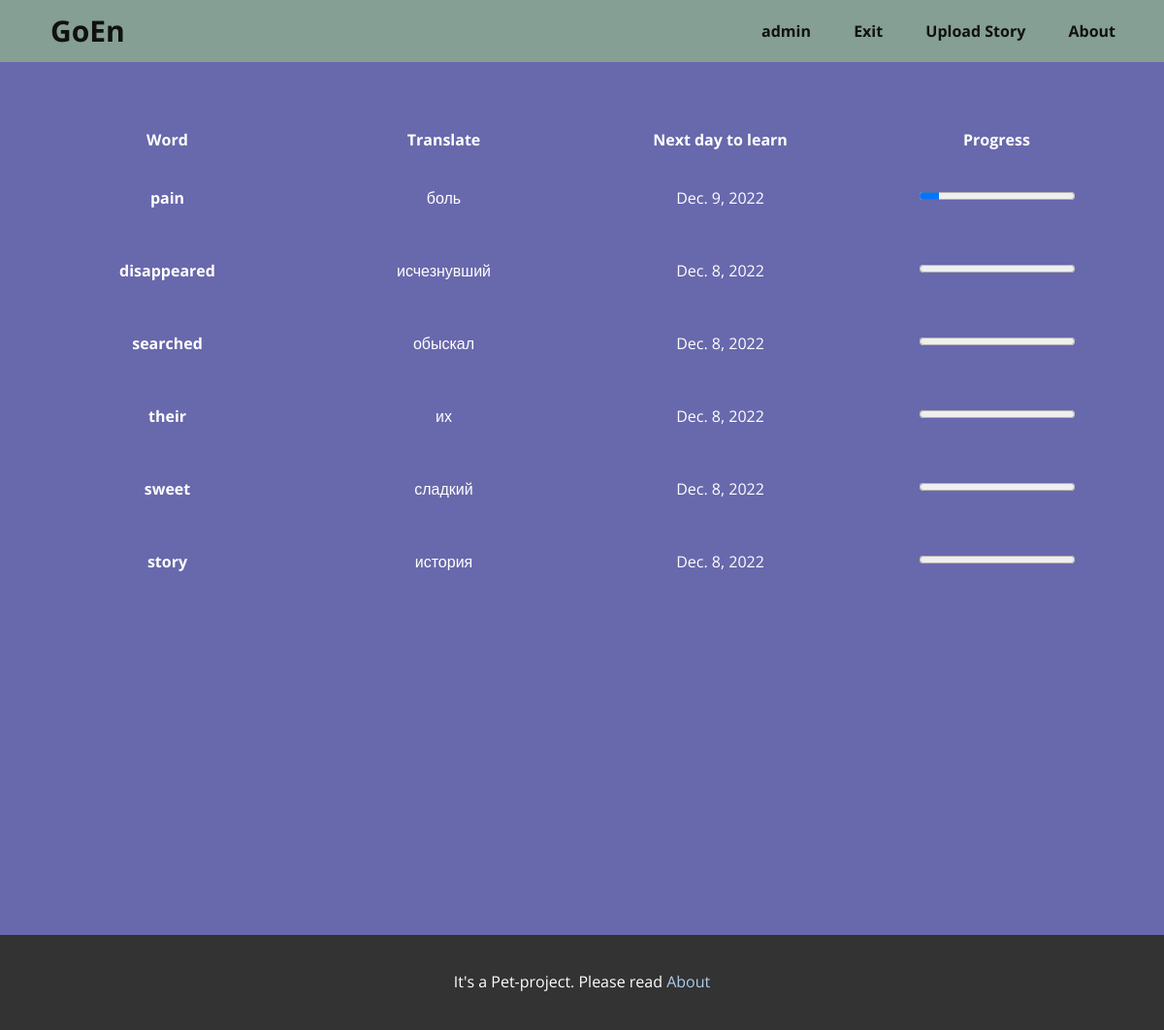
The page /showMyWords/ (signed in) on the database as committed earlier.
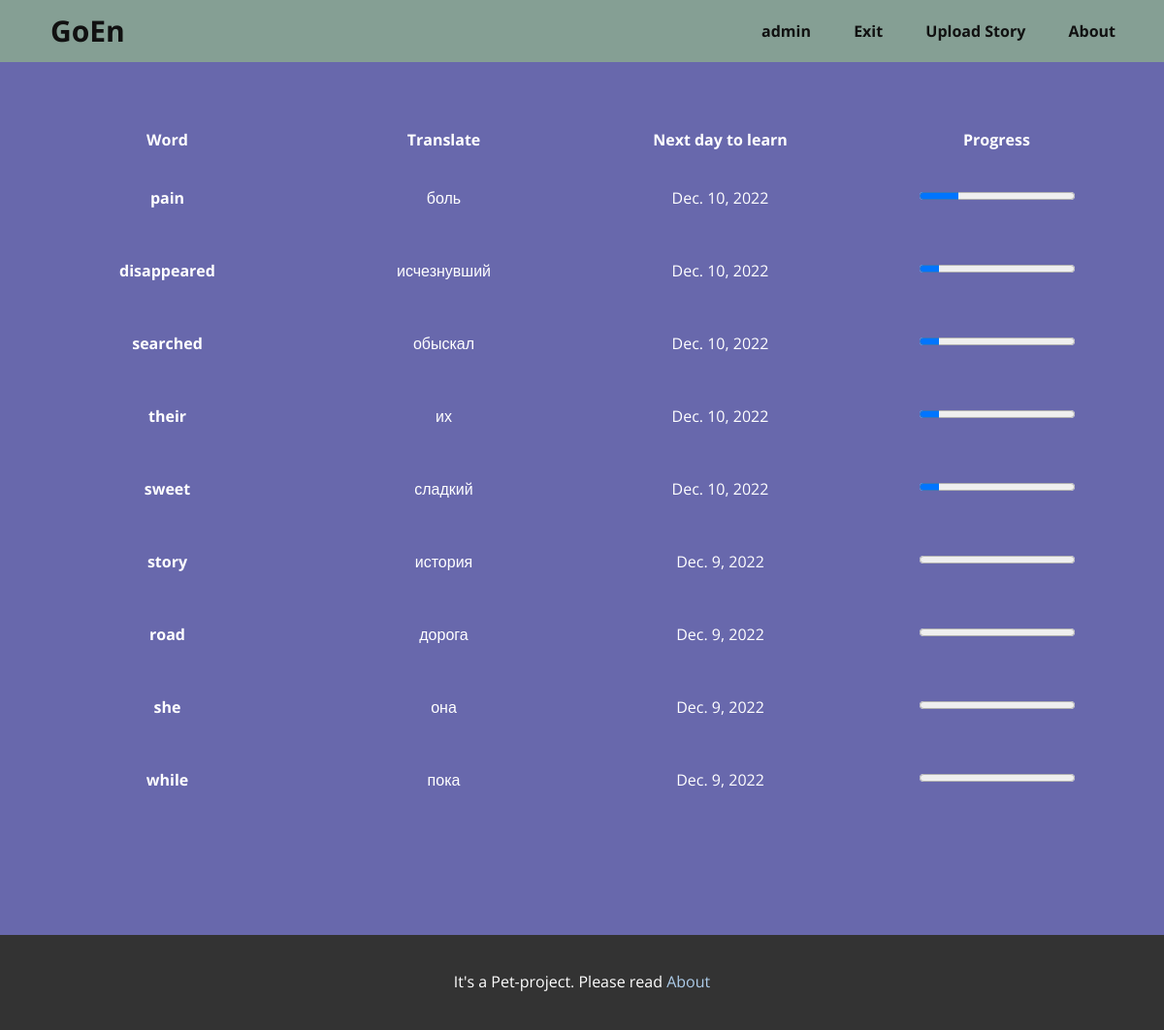
The same page on the database as committed later.
### goen/models.py (models this page shows, shortened)
class WordLearned(models.Model):
    objects = models.Manager()
    count = models.IntegerField(default=0)
    nextDayLearn = models.DateField(auto_now_add=True)
    is_learned = models.BooleanField(default=False)
    learnPerson = models.CharField(max_length=128)
    learnWord = models.ForeignKey(Word, on_delete=models.CASCADE)
    class Meta:
        db_table = 'wordLearned'

class Word(models.Model):
    objects = models.Manager()
    wordOriginal = models.CharField(max_length=128)
    wordTranslate = models.CharField(max_length=128)
    wordDescription = models.TextField()
    story = models.ForeignKey(Story, on_delete=models.CASCADE)
    class Meta:
        db_table = 'words'

### goen/views.py (the view)
# urls.py: path('showMyWords/', show_my_words),
def show_my_words(request):
    words = WordLearned.objects.filter(learnPerson=request.user.pk)
    return render(request, 'showMyWords.html', {'words': words})

### goen/templates/showMyWords.html (shortened to what this page needs)
{% extends 'base.html' %}
{% load static %}
{% block link %}
<link rel="stylesheet" href="{% static 'css/showMyWords.css' %}" media="screen"> {% endblock %}
{% block content %}
<section class="u-align-center u-clearfix u-custom-color-1 u-section-1" id="sec-dc89">
    <div class="u-clearfix u-sheet u-sheet-1">
        <div class="u-expanded-width u-table u-table-responsive u-table-1">
            <table class="u-table-entity u-table-entity-1">
                <colgroup>
                    <col width="25%">
                    <col width="25%">
                    <col width="25%">
                    <col width="25%">
                </colgroup>
                <thead class="u-align-center u-table-header u-table-header-1">
                <tr style="height: 21px;">
                    <th class="u-table-cell">Word</th>
                    <th class="u-table-cell">Translate</th>
                    <th class="u-table-cell">Next day to learn</th>
                    <th class="u-table-cell">Progress</th>
                </tr>
                </thead>
                <tbody class="u-align-center u-table-body">
                {% for item in words%}
                <tr style="height: 75px;">
                    <td class="u-first-column u-table-cell u-table-cell-5">{{ item.learnWord.wordOriginal}}</td>
                    <td class="u-table-cell">{{ item.learnWord.wordTranslate}}</td>
                    <td class="u-table-cell">{{item.nextDayLearn}}</td>
                    <td class="u-table-cell">
                        <progress value="{{ item.count }}" max="8"></progress>
                    </td>
                </tr>
                {% endfor %}
                </tbody>
            </table>
        </div>
    </div>
</section>
{% endblock %}

Rows that differ between the two databases and show on the page:
changed WordLearned "pain": nextDayLearn "Dec. 9, 2022" → "Dec. 10, 2022"; count 1 → 2 (drawn)
changed WordLearned "disappeared": nextDayLearn "Dec. 8, 2022" → "Dec. 10, 2022"; count 0 → 1 (drawn)
changed WordLearned "searched": nextDayLearn "Dec. 8, 2022" → "Dec. 10, 2022"; count 0 → 1 (drawn)
changed WordLearned "their": nextDayLearn "Dec. 8, 2022" → "Dec. 10, 2022"; count 0 → 1 (drawn)
changed WordLearned "sweet": nextDayLearn "Dec. 8, 2022" → "Dec. 10, 2022"; count 0 → 1 (drawn)
changed WordLearned "story": nextDayLearn "Dec. 8, 2022" → "Dec. 9, 2022"
added WordLearned: learnWord.wordOriginal "road", learnWord.wordTranslate "дорога", nextDayLearn "Dec. 9, 2022", count 0 (drawn)
added WordLearned: learnWord.wordOriginal "she", learnWord.wordTranslate "она", nextDayLearn "Dec. 9, 2022", count 0 (drawn)
added WordLearned: learnWord.wordOriginal "while", learnWord.wordTranslate "пока", nextDayLearn "Dec. 9, 2022", count 0 (drawn)
